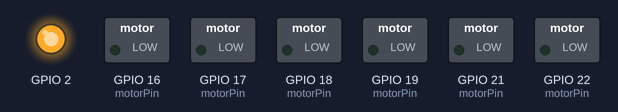
Bench run of a sketch on a simulated ESP32. Shown: switched loads named in the sketch (green lamp = pin HIGH), output pins drawn as LEDs (lit = HIGH). WiFi joins after 1.5 s; servers stay silent unless stated; what the sketch prints to the serial monitor is not drawn.

Above: at 0.1 s.
Timing chart, 0 to 2.8 s (numbered marks = the images above):
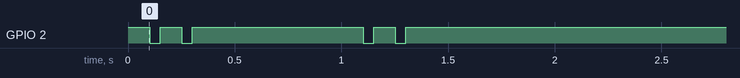

The sketch:

Car_Motor.ino
```cpp
#include "Motor.h"
#include <WiFi.h>
#include "AsyncTCP.h"


const char* ssid = "小騷包魚有C. 菌";
const char* password =  "sakun921118";

const uint16_t port = 9700;

Motor motor;
AsyncClient* aClient = NULL;

void runAsyncSocketClient();
void hintLed(int, int);

void setup() {

  Serial.begin(115200);

  pinMode(2, OUTPUT);
  digitalWrite(2, HIGH);

  // Wifi initial
  WiFi.mode(WIFI_STA);
  WiFi.begin(ssid, password);
  while (WiFi.status() != WL_CONNECTED)
  {
    hintLed(2, 700);
    Serial.print(".");
  }
  Serial.println();
  Serial.println("WiFi connected");
  Serial.println("IP: " + WiFi.localIP().toString());
  Serial.println("HOST: " + WiFi.gatewayIP().toString());
}

void loop() {

  runAsyncSocketClient();
  delay(500);

}

void hintLed(int times, int flashDelay){
  for(int i=0; i<times; i++){
      delay(100);
      digitalWrite(2, 0);
      delay(50);
      digitalWrite(2, 1);
    }
    delay(flashDelay);
}

void runAsyncSocketClient(){
  if(aClient)//client already exists
    return;

  aClient = new AsyncClient();
  if(!aClient)//could not allocate client
    return;

  aClient->onError([](void * arg, AsyncClient * client, int error){
    Serial.println("Connect Error");
    aClient = NULL;
    delete client;
  }, NULL);

  aClient->onConnect([](void * arg, AsyncClient * client){
    Serial.println("Connected");
    aClient->onError(NULL, NULL);

    client->onDisconnect([](void * arg, AsyncClient * c){
      Serial.println("Disconnected");

      int motorNow[2][3] = {
            {0, 0, 0},
            {0, 0, 0},
      };
      motor.setMotor(motorNow);

      aClient = NULL;
      delete c;
    }, NULL);

    client->onData([](void * arg, AsyncClient * c, void * data, size_t len){
      char input[len];
      strncpy(input, (char*) data, len);
      Serial.println(len);
      Serial.println(input);

      int subStartPos = 0;
      int index$ = 0;

      if(String(input) == "WHO ?"){
        c->write("WHO$MOTOR$\n");
      }
      else{
        index$ = String(input).indexOf('$', subStartPos);

        if(String(input).substring(subStartPos, index$) == "MOTOR"){

          subStartPos = index$ + 1;
          index$ = String(input).indexOf('$', subStartPos);

          int r = String(input).substring(subStartPos, index$).toInt();

          subStartPos = index$ + 1;
          index$ = String(input).indexOf('$', subStartPos);

          int angle = String(input).substring(subStartPos, index$).toInt();
          Serial.println(String(r) + " " + String(angle));

          double theta = angle / 180.0 * double(PI);
          double cosTheta = cos(theta);
          double cos2Theta = cos(theta * 2);

          Serial.println(String(cosTheta) + " " + String(cos2Theta));

          int motorSpeed = r * cos2Theta;

          int motorNow[2][3] = {
                {0, 0, 0},
                {0, 0, 0},
          };

          if(r != 0){
            if(cosTheta < 0){
              if(angle > 180){
                if(motorSpeed < 0){
                  motorNow[1][0] = 1;
                }
                else{
                  motorNow[1][1] = 1;
                }
                motorNow[1][2] = abs(motorSpeed);
                motorNow[0][2] = r;
                motorNow[0][0] = 1;
              }
              else{
                if(motorSpeed < 0){
                  motorNow[0][1] = 1;
                }
                else{
                  motorNow[0][0] = 1;
                }
                motorNow[0][2] = abs(motorSpeed);
                motorNow[1][2] = r;
                motorNow[1][1] = 1;
              }
            }
            else{
              if(angle > 180){
                if(motorSpeed < 0){
                  motorNow[0][0] = 1;
                }
                else{
                  motorNow[0][1] = 1;
                }
                motorNow[0][2] = abs(motorSpeed);
                motorNow[1][2] = r;
                motorNow[1][0] = 1;
              }
              else{
                if(motorSpeed < 0){
                  motorNow[1][1] = 1;
                }
                else{
                  motorNow[1][0] = 1;
                }
                motorNow[1][2] = abs(motorSpeed);
                motorNow[0][2] = r;
                motorNow[0][1] = 1;
              }
            }
          }

          motor.setMotor(motorNow);
          c->write("MOTOR OK\n");
        }
      }
    }, NULL);
  }, NULL);

  aClient->setAckTimeout(5000);

  if(!aClient->connect(WiFi.gatewayIP(), port)){
    Serial.println("Connect Failed");
    hintLed(1, 850);
    AsyncClient * client = aClient;
    aClient = NULL;
    delete client;
  }
}
```

Motor.cpp
```cpp
#include "Motor.h"
#include <Arduino.h>

Motor::Motor(){
  for(int i=0; i<2; i++){
    for(int j=0; j<3; j++){
      pinMode(motorPin[i][j], OUTPUT);
    }
    ledcSetup(i, 5000, 10);
    ledcAttachPin(motorPin[i][2], i);
  }
}

void Motor::setMotor(int motor[2][3]){
  motorA(motor[0]);
  motorB(motor[1]);
}

void Motor::motorA(int motor[3]){
  digitalWrite(motorPin[0][0], motor[0]);
  digitalWrite(motorPin[0][1], motor[1]);
  ledcWrite(0, motor[2]);
}

void Motor::motorB(int motor[3]){
  digitalWrite(motorPin[1][0], motor[0]);
  digitalWrite(motorPin[1][1], motor[1]);
  ledcWrite(1, motor[2]);
}
```

Motor.h
```cpp
#ifndef Motor_H
#define Motor_H

class Motor
{
  private:
    const int motorPin[4][3] = {
      {17, 18, 16},
      {19, 21, 22},
    };  //設定兩個馬達的腳位


  public:
    Motor();
    void setMotor(int motor[4][3]);
    void motorA(int motor[3]);
    void motorB(int motor[3]);
};  //設定馬達轉速

#endif
```
